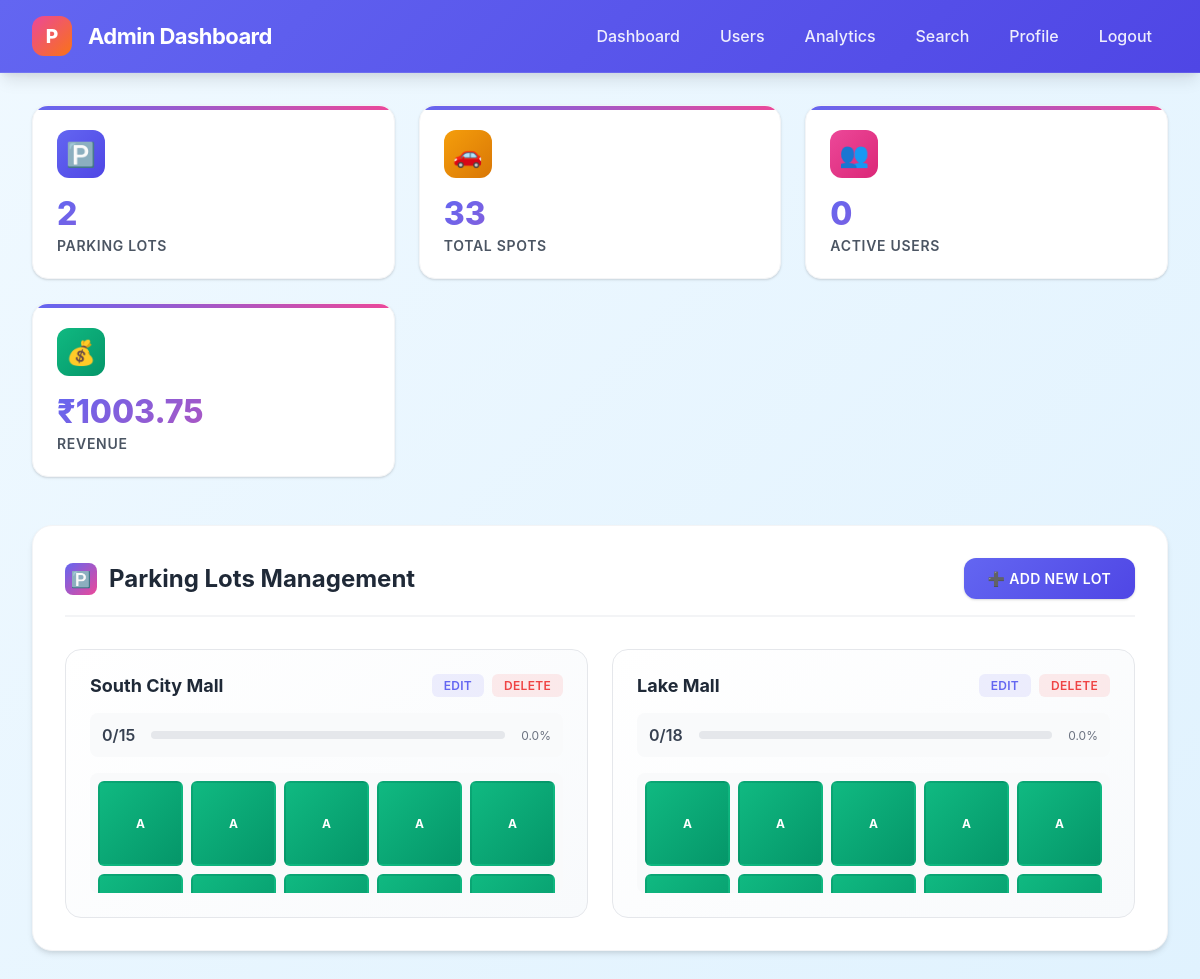
Page /admin_dashboard (signed in) on the committed database.
### models/models.py (models this page shows, shortened)
class ParkingLot(db.Model):
    __tablename__ = 'parking_lots'
    id = db.Column(db.Integer, primary_key=True)
    prime_location_name = db.Column(db.String(100), nullable=False)
    address = db.Column(db.Text, nullable=False)
    pin_code = db.Column(db.String(10), nullable=False)
    price_per_hour = db.Column(db.Float, nullable=False)
    created_at = db.Column(db.DateTime, nullable=True, default=datetime.utcnow)
    spots = db.relationship('ParkingSpot', backref='lot', lazy=True, cascade='all, delete-orphan')
    @property
    def total_spots(self):
        return len(self.spots)
    @property
    def occupied_spots_count(self):
        return len([s for s in self.spots if s.status == 'O'])

class ParkingSpot(db.Model):
    __tablename__ = 'parking_spots'
    id = db.Column(db.Integer, primary_key=True)
    lot_id = db.Column(db.Integer, db.ForeignKey('parking_lots.id'), nullable=False)
    status = db.Column(db.String(1), default='A', nullable=False)
    created_at = db.Column(db.DateTime, nullable=True, default=datetime.utcnow)
    reservations = db.relationship('Reservation', backref='spot', lazy=True)

### app.py (the view)
@app.route('/admin_dashboard')
@admin_required
def admin_dashboard():
    try:
        lots = ParkingLot.query.all()
        for lot in lots:
            lot.spot_statuses = [{'status': spot.status} for spot in lot.spots]
        total_users = User.query.filter_by(role='user').count()
        total_lots = len(lots)
        total_spots = sum(lot.total_spots for lot in lots)
        occupied_spots = sum(lot.occupied_spots_count for lot in lots)
        active_users = db.session.query(User.id).join(Reservation).filter(
            and_(User.role == 'user', Reservation.leaving_time == None)
        ).distinct().count()
        completed_reservations = db.session.query(
            Reservation.parking_time,
            Reservation.leaving_time,
            Reservation.planned_start_time,
            ParkingLot.price_per_hour
        ).join(ParkingSpot, Reservation.spot_id == ParkingSpot.id)\
        .join(ParkingLot, ParkingSpot.lot_id == ParkingLot.id)\
        .filter(Reservation.leaving_time.isnot(None))\
        .all()
        total_revenue = 0
        for parking_time, leaving_time, planned_start_time, price_per_hour in completed_reservations:
            planned_start = planned_start_time or parking_time
            if leaving_time < planned_start:
                cost = price_per_hour * 0.25
            else:
                duration = (leaving_time - planned_start).total_seconds() / 3600
                cost = math.ceil(max(0, duration)) * price_per_hour
            total_revenue += cost
        stats = {
            'total_users': total_users,
            'total_lots': total_lots,
            'total_spots': total_spots,
            'occupied_spots': occupied_spots,
            'active_users': active_users,
            'total_revenue': round(total_revenue, 2),
            'occupancy_rate': round((occupied_spots/total_spots)*100, 1) if total_spots > 0 else 0
        }
        return render_template('admin_dashboard.html',
                             parking_lots=lots,
                             stats=stats,
                             total_spots=total_spots,
                             active_users=active_users,
                             total_revenue=round(total_revenue, 2))
    except SQLAlchemyError as e:
        flash("Error loading dashboard", "danger")
        print(f"Dashboard error: {e}")
        return render_template('admin_dashboard.html',
                             parking_lots=[],
                             stats={},
                             total_spots=0,
                             active_users=0,
                             total_revenue=0)

### app.py (called while the page is built)
def admin_required(f):
    @wraps(f)
    def decorated_function(*args, **kwargs):
        if 'user_id' not in session:
            flash("Please log in to access this page", "warning")
            return redirect(url_for('login'))
        if session.get('role') != 'admin':
            flash("Unauthorized access", "danger")
            return redirect(url_for('login'))
        return f(*args, **kwargs)
    return decorated_function

### templates/admin_dashboard.html (shortened to what this page needs)
<!DOCTYPE html>
<html lang="en">
<head>
</head>
<body>
  <nav class="navbar">
    <div class="navbar-brand">
      <div class="navbar-logo">P</div>
      <div class="welcome-text">Admin Dashboard</div>
    </div>
    <div class="navbar-nav">
      <a href="{{ url_for('admin_dashboard') }}" class="nav-link">Dashboard</a>
      <a href="{{ url_for('view_users') }}" class="nav-link">Users</a>
      <a href="{{ url_for('admin_summary') }}" class="nav-link">Analytics</a>
      <a href="{{ url_for('admin_search') }}" class="nav-link">Search</a>
      <a href="{{ url_for('edit_profile_admin') }}" class="nav-link">Profile</a>
      <a href="{{ url_for('logout') }}" class="nav-link">Logout</a>
    </div>
  </nav>
  <main class="main-content">
    <div class="stats-grid">
      <div class="stat-card">
        <div class="stat-icon parking">🅿️</div>
        <div class="stat-value">{{ parking_lots|length or 0 }}</div>
        <div class="stat-label">Parking Lots</div>
      </div>
      <div class="stat-card">
        <div class="stat-icon spots">🚗</div>
        <div class="stat-value">{{ total_spots or 0 }}</div>
        <div class="stat-label">Total Spots</div>
      </div>
      <div class="stat-card">
        <div class="stat-icon users">👥</div>
        <div class="stat-value">{{ active_users or 0 }}</div>
        <div class="stat-label">Active Users</div>
      </div>
      <div class="stat-card">
        <div class="stat-icon revenue">💰</div>
        <div class="stat-value">₹{{ total_revenue or 0 }}</div>
        <div class="stat-label">Revenue</div>
      </div>
    </div>
    <div class="content-grid">
      <div class="parking-lots-section">
        <div class="section-header">
          <h2 class="section-title">
            <div class="section-icon">🅿️</div>
            Parking Lots Management
          </h2>
          <a href="{{ url_for('add_lot') }}" class="add-lot-btn">
            ➕ Add New Lot
          </a>
        </div>
        {% if parking_lots %}
          <div class="lots-grid">
            {% for lot in parking_lots %}
              <div class="lot-card">
                <div class="lot-header">
                  <h3 class="lot-title">{{ lot.prime_location_name }}</h3>
                  <div class="lot-actions">
                    <a href="{{ url_for('edit_lot', lot_id=lot.id) }}" class="action-btn">Edit</a>
                    <a href="{{ url_for('delete_lot', lot_id=lot.id) }}" class="action-btn delete">Delete</a>
                  </div>
                </div>
                <div class="occupancy-info">
                  <span class="occupancy-text">{{ lot.occupied_spots_count }}/{{ lot.total_spots }}</span>
                  <div class="occupancy-bar">
                  </div>
                  <span style="font-size: 0.75rem; color: var(--gray-500);">
                    {{ ((lot.occupied_spots_count / lot.total_spots * 100)|round(1)) if lot.total_spots > 0 else 0 }}%
                  </span>
                </div>
                <div class="spots-grid">
                  {% for spot in lot.spots %}
                    {% if spot.status == 'O' %}
                      <a href="{{ url_for('spot_details', spot_id=spot.id) }}" class="spot occupied">O</a>
                    {% else %}
                      <a href="{{ url_for('delete_spot', spot_id=spot.id) }}" class="spot available">A</a>
                    {% endif %}
                  {% endfor %}
                </div>
              </div>
            {% endfor %}
          </div>
        {% endif %}
      </div>
    </div>
  </main>
</body>
</html>

### rows in the picture
ParkingLot: prime_location_name "South City Mall", occupied_spots_count "0", total_spots "15"
ParkingSpot: status.status "0.0"
ParkingLot: prime_location_name "Lake Mall", occupied_spots_count "0", total_spots "18"
ParkingSpot: status.status "0.0"

### other values in the picture
{{ parking_lots|length or 0 }} "2"
{{ total_spots or 0 }} "33"
{{ active_users or 0 }} "0"
{{ total_revenue or 0 }} "1003.75"
